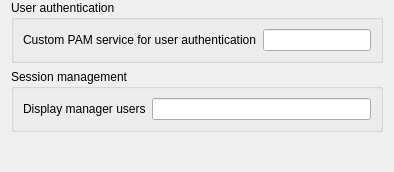
<?xml version="1.0" encoding="UTF-8"?>
<ui version="4.0">
 <class>LinuxPlatformConfigurationPage</class>
 <widget class="QWidget" name="MacOsPlatformConfigurationPage">
  <property name="windowTitle">
   <string>Linux</string>
  </property>
  <property name="windowIcon">
   <iconset resource="linux.qrc">
    <normaloff>:/linux/tux.png</normaloff>:/linux/tux.png</iconset>
  </property>
  <layout class="QVBoxLayout" name="verticalLayout_2">
   <property name="topMargin">
    <number>0</number>
   </property>
   <property name="bottomMargin">
    <number>0</number>
   </property>
   <item>
    <widget class="QGroupBox" name="groupBox">
     <property name="title">
      <string>User authentication</string>
     </property>
     <layout class="QGridLayout" name="gridLayout">
      <item row="1" column="0">
       <widget class="QLabel" name="label">
        <property name="text">
         <string>Custom PAM service for user authentication</string>
        </property>
       </widget>
      </item>
      <item row="1" column="1">
       <widget class="QLineEdit" name="pamServiceName">
        <property name="maxLength">
         <number>16</number>
        </property>
       </widget>
      </item>
     </layout>
    </widget>
   </item>
   <item>
    <widget class="QGroupBox" name="groupBox_2">
     <property name="title">
      <string>Session management</string>
     </property>
     <layout class="QGridLayout" name="gridLayout_2">
      <item row="1" column="0">
       <widget class="QLabel" name="label_4">
        <property name="text">
         <string>Display manager users</string>
        </property>
       </widget>
      </item>
      <item row="1" column="1">
       <widget class="QLineEdit" name="displayManagerUsers"/>
      </item>
     </layout>
    </widget>
   </item>
   <item>
    <spacer name="verticalSpacer">
     <property name="orientation">
      <enum>Qt::Vertical</enum>
     </property>
     <property name="sizeHint" stdset="0">
      <size>
       <width>20</width>
       <height>40</height>
      </size>
     </property>
    </spacer>
   </item>
  </layout>
 </widget>
 <resources>
  <include location="linux.qrc"/>
 </resources>
 <connections/>
 <slots>
  <slot>updateVncServerPluginConfigurationWidget()</slot>
  <slot>startMacOsPlatform()</slot>
  <slot>stopMacOsPlatform()</slot>
 </slots>
</ui>
